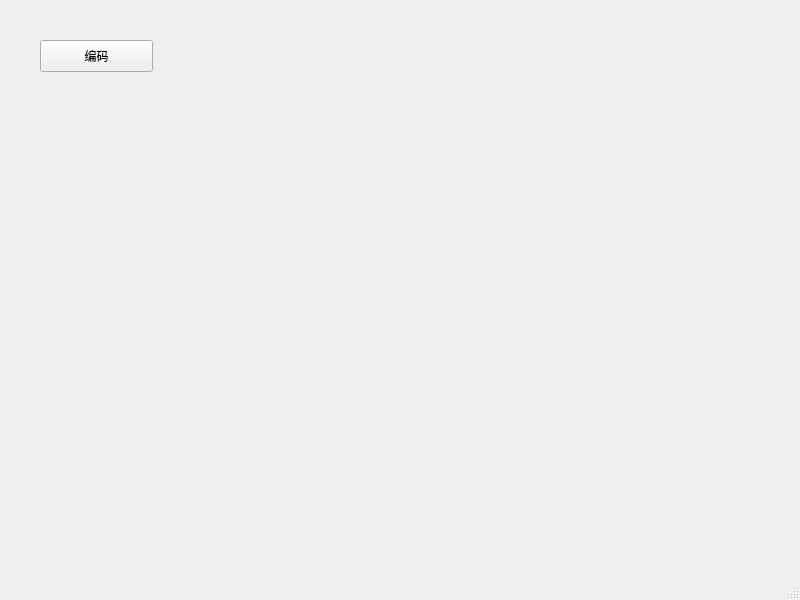
<?xml version="1.0" encoding="UTF-8"?>
<ui version="4.0">
 <class>MainWindow</class>
 <widget class="QMainWindow" name="MainWindow">
  <property name="geometry">
   <rect>
    <x>0</x>
    <y>0</y>
    <width>800</width>
    <height>600</height>
   </rect>
  </property>
  <property name="windowTitle">
   <string>MainWindow</string>
  </property>
  <widget class="QWidget" name="centralwidget">
   <widget class="QPushButton" name="encoderButton">
    <property name="geometry">
     <rect>
      <x>40</x>
      <y>40</y>
      <width>113</width>
      <height>32</height>
     </rect>
    </property>
    <property name="text">
     <string>编码</string>
    </property>
   </widget>
  </widget>
  <widget class="QMenuBar" name="menubar">
   <property name="geometry">
    <rect>
     <x>0</x>
     <y>0</y>
     <width>800</width>
     <height>24</height>
    </rect>
   </property>
  </widget>
  <widget class="QStatusBar" name="statusbar"/>
 </widget>
 <resources/>
 <connections/>
</ui>
